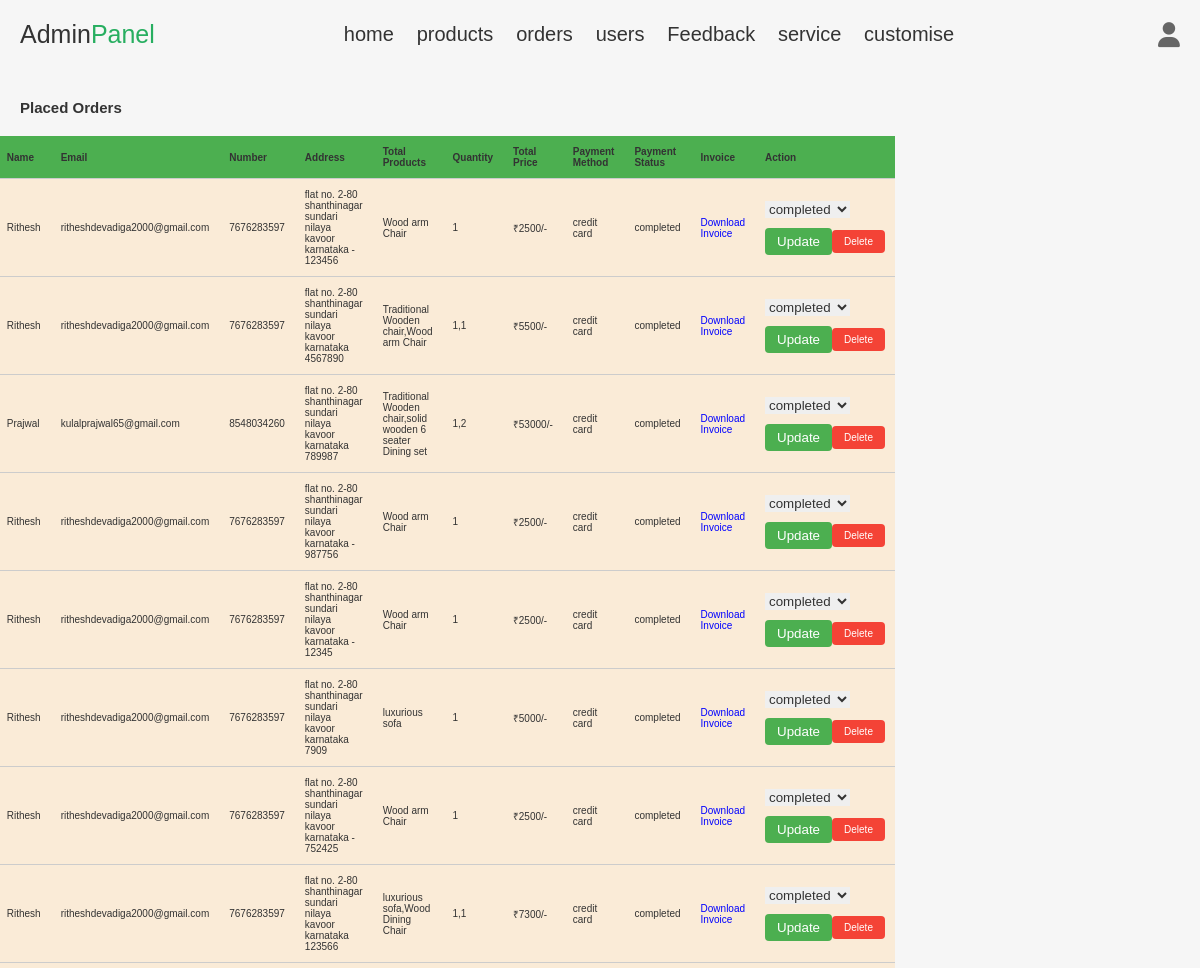
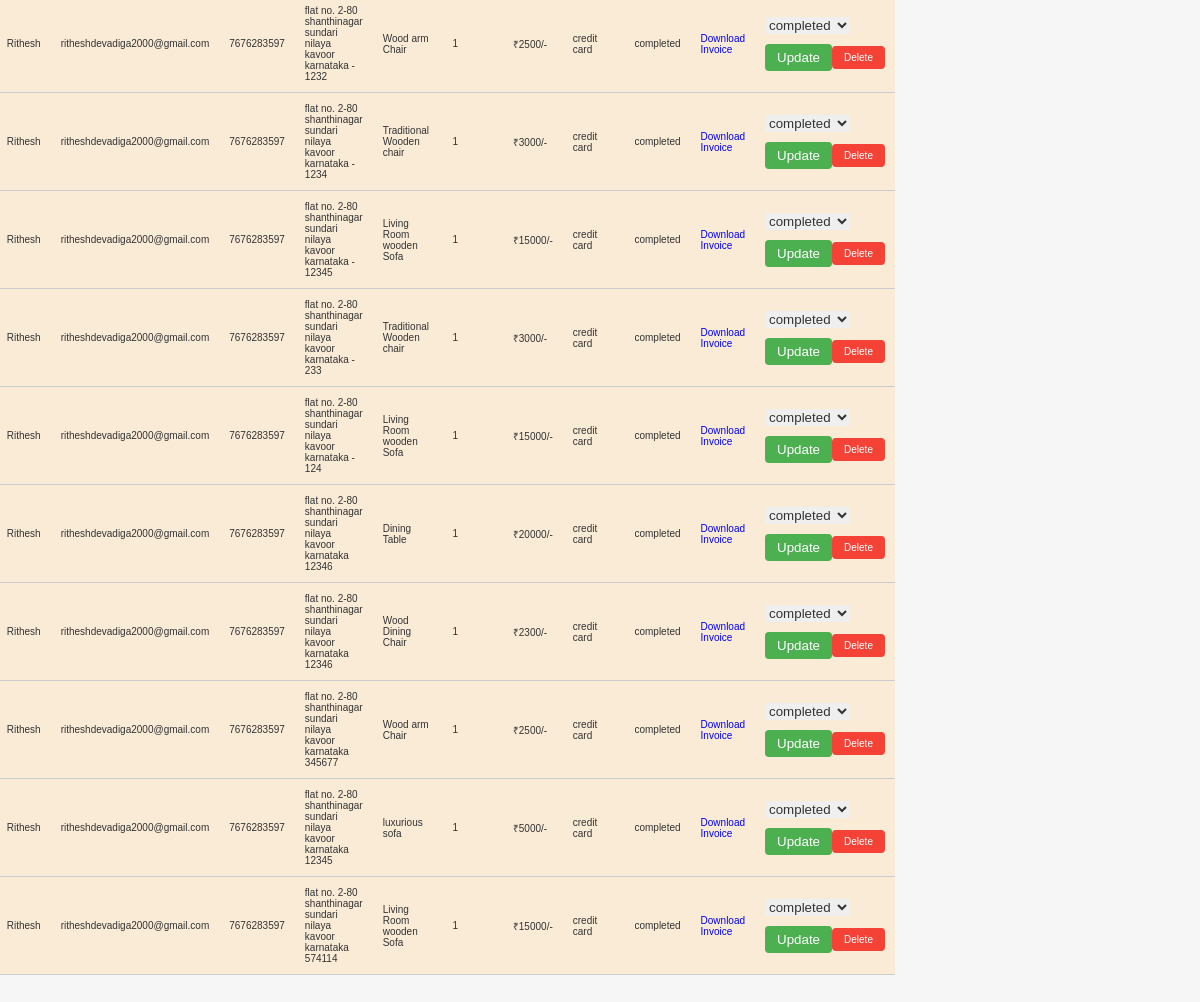
Page /admin_comple.php (signed in) on the committed database (2 pictures, top to bottom).
### tables this page shows
CREATE TABLE `orders` (
  `id` int(100) NOT NULL,
  `user_id` int(100) NOT NULL,
  `name` varchar(100) NOT NULL,
  `number` varchar(12) NOT NULL,
  `email` varchar(100) NOT NULL,
  `method` varchar(50) NOT NULL,
  `address` varchar(500) NOT NULL,
  `products_price` varchar(1000) NOT NULL,
  `quantity` varchar(1000) NOT NULL,
  `total_products` varchar(1000) NOT NULL,
  `total_price` int(100) NOT NULL,
  `placed_on` varchar(50) NOT NULL,
  `payment_status` varchar(20) NOT NULL DEFAULT 'pending',
  `status` varchar(50) NOT NULL DEFAULT 'notcancelled',
  `cname` varchar(200) NOT NULL,
  `cnumber` bigint(100) NOT NULL,
  `cmonth` varchar(100) NOT NULL,
  `cyear` varchar(200) NOT NULL,
  `cvv` int(3) NOT NULL
);

### admin_comple.php (the view, shortened to what this page needs)
<?php
@include 'config.php';
?>
<!DOCTYPE html>
<html lang="en">
<head>
   <link rel="stylesheet" href="https://cdnjs.cloudflare.com/ajax/libs/font-awesome/6.1.1/css/all.min.css">
   <link rel="stylesheet" href="css/admin_style.css">
</head>
<body>
   <?php include 'admin_header.php'; ?>
   <section class="placed-orders">
      <h1 class="title1">Placed Orders</h1>
      <div class="box-container1">
         <?php
            $select_orders = $conn->prepare("SELECT * FROM `orders` WHERE payment_status = 'completed'");
            $select_orders->execute();
            if ($select_orders->rowCount() > 0) {
         ?>
         <table>
            <thead>
               <tr>
                  <th>Name</th>
                  <th>Email</th>
                  <th>Number</th>
                  <th>Address</th>
                  <th>Total Products</th>
                  <th>Quantity</th>
                  <th>Total Price</th>
                  <th>Payment Method</th>
                  <th>Payment Status</th>
                  <th>Invoice</th>
                  <th>Action</th>
               </tr>
            </thead>
            <tbody>
               <?php
                  while ($fetch_orders = $select_orders->fetch(PDO::FETCH_ASSOC)) {
               ?>
               <tr>
                  <td><?= $fetch_orders['name']; ?></td>
                  <td><?= $fetch_orders['email']; ?></td>
                  <td><?= $fetch_orders['number']; ?></td>
                  <td><?= $fetch_orders['address']; ?></td>
                  <td><?= $fetch_orders['total_products']; ?></td>
                  <td><?= $fetch_orders['quantity']; ?></td>
                  <td>₹<?= $fetch_orders['total_price']; ?>/-</td>
                  <td><?= $fetch_orders['method']; ?></td>
                  <td><?= $fetch_orders['payment_status']; ?></td>
                  <td><a href="admininv.php?order_id=<?= $fetch_orders['id']; ?>" class="invoice-btn">Download Invoice</a></td>
                  <td>
                     <form action="" method="POST">
                        <select name="update_payment" class="drop-down">
                           <option value="" selected disabled><?= $fetch_orders['payment_status']; ?></option>
                        </select>
                        <div class="flex-btn1">
                           <input type="submit" name="update_order" class="option-btn1" value="Update">
                           <a href="admin_orders.php?delete=<?= $fetch_orders['id']; ?>" class="delete-btn1" onclick="return confirm('Delete this order?');">Delete</a>
                        </div>
                     </form>
                  </td>
               </tr>
               <?php
                  }
               ?>
            </tbody>
         </table>
         <?php
            } else {
               echo '<p class="empty">No completed orders yet!</p>';
            }
         ?>
      </div>
   </section>
</body>
</html>

### admin_header.php (shortened to what this page needs)
<header class="header">
   <div class="flex">
      <a href="admin_page.php" class="logo">Admin<span>Panel</span></a>
      <nav class="navbar">
         <a href="admin_page.php">home</a>
         <a href="admin_products.php">products</a>
         <a href="admin_orders.php">orders</a>
         <a href="admin_users.php">users</a>
         <a href="admin_contacts.php">Feedback</a>
         <a href="admin_service.php">service</a>
         <a href="infor/display.php">customise</a>
      </nav>
      <div class="icons">
         <div id="user-btn" class="fas fa-user"></div>
      </div>
   </div>
</header>

### css/admin_style.css (style rules this page uses)
.placed-orders .box-container1 { width:0vw; display: grid; grid-template-columns: repeat(auto-fit, 33rem); gap:1.5rem; align-items: flex-start; justify-content:center; }

### css/components.css (style rules this page uses)
:root { --green:#27ae60; --orange:#f39c12; --red:#e74c3c; --black:#333; --light-color:#666; --white:#fff; --light-bg:#f6f6f6; --border:.2rem solid var(--black); --box-shadow:0 .5rem 1rem rgba(0,0,0,.1); }
* { font-family: 'Rubik', sans-serif; margin:0; padding:0; box-sizing: border-box; outline: none; border:none; text-decoration: none; color:var(--black); }
body { background-color: var(--light-bg); }
html { font-size: 62.5%; overflow-x: hidden; scroll-behavior: smooth; scroll-padding-top: 6.5rem; }
section { padding:3rem 2rem; max-width: 1200px; margin:0 auto; }
.header { background-color: #f6f6f6; position: sticky; top:0; left:0; right:0; z-index: 1000; box-shadow:white; }
.header .flex { display: flex; align-items: center; justify-content: space-between; padding:2rem; margin: 0 auto; max-width: 1200px; position: relative; }
.header .flex .logo { font-size: 2.5rem; color:var(--black); }
.header .flex .logo span { color:var(--green); }
.header .flex .navbar a { margin:0 1rem; font-size: 2rem; }
.header .flex .icons > * { font-size: 2.5rem; color:var(--light-color); cursor: pointer; margin-left: 1.5rem; }

### admin_comple.php (style rules this page uses)
table { width: 100vw; border-collapse: collapse; margin-top: 20px; width: 100%; max-width: 1200px; }
table th, table td { padding: 10px; text-align: left; border-bottom: 1px solid #ccc; background-color: antiquewhite; }
table th { background-color: #4caf50; font-weight: bold; }
.flex-btn1 { display: flex; justify-content: space-between; align-items: center; margin-top: 10px; }
.option-btn1, .delete-btn1 { padding: 6px 12px; border-radius: 4px; cursor: pointer; }
.option-btn1 { background-color: #4caf50; color: #fff; border: none; }
.delete-btn1 { background-color: #f44336; color: #fff; border: none; }
.invoice-btn { color: blue; }

### rows in the picture
orders: name "Rithesh", email "ritheshdevadiga2000@gmail.com", number "7676283597", address "flat no. 2-80 shanthinagar sundari nilaya kavoor karnataka - 123456", total_products "Wood arm Chair", quantity "1", total_price "2500", method "credit card", payment_status "completed", update_payment "completed"
orders: name "Rithesh", email "ritheshdevadiga2000@gmail.com", number "7676283597", address "flat no. 2-80 shanthinagar sundari nilaya kavoor karnataka 4567890", total_products "Traditional Wooden chair,Wood arm Chair", quantity "1,1", total_price "5500", method "credit card", payment_status "completed", update_payment "completed"
orders: name "Prajwal", email "kulalprajwal65@gmail.com", number "8548034260", address "flat no. 2-80 shanthinagar sundari nilaya kavoor karnataka 789987", total_products "Traditional Wooden chair,solid wooden 6 seater Dining set", quantity "1,2", total_price "53000", method "credit card", payment_status "completed", update_payment "completed"
orders: name "Rithesh", email "ritheshdevadiga2000@gmail.com", number "7676283597", address "flat no. 2-80 shanthinagar sundari nilaya kavoor karnataka - 987756", total_products "Wood arm Chair", quantity "1", total_price "2500", method "credit card", payment_status "completed", update_payment "completed"
orders: name "Rithesh", email "ritheshdevadiga2000@gmail.com", number "7676283597", address "flat no. 2-80 shanthinagar sundari nilaya kavoor karnataka - 12345", total_products "Wood arm Chair", quantity "1", total_price "2500", method "credit card", payment_status "completed", update_payment "completed"
orders: name "Rithesh", email "ritheshdevadiga2000@gmail.com", number "7676283597", address "flat no. 2-80 shanthinagar sundari nilaya kavoor karnataka 7909", total_products "luxurious sofa", quantity "1", total_price "5000", method "credit card", payment_status "completed", update_payment "completed"
orders: name "Rithesh", email "ritheshdevadiga2000@gmail.com", number "7676283597", address "flat no. 2-80 shanthinagar sundari nilaya kavoor karnataka - 752425", total_products "Wood arm Chair", quantity "1", total_price "2500", method "credit card", payment_status "completed", update_payment "completed"
orders: name "Rithesh", email "ritheshdevadiga2000@gmail.com", number "7676283597", address "flat no. 2-80 shanthinagar sundari nilaya kavoor karnataka 123566", total_products "luxurious sofa,Wood Dining Chair", quantity "1,1", total_price "7300", method "credit card", payment_status "completed", update_payment "completed"
orders: name "Rithesh", email "ritheshdevadiga2000@gmail.com", number "7676283597", address "flat no. 2-80 shanthinagar sundari nilaya kavoor karnataka - 1232", total_products "Wood arm Chair", quantity "1", total_price "2500", method "credit card", payment_status "completed", update_payment "completed"
orders: name "Rithesh", email "ritheshdevadiga2000@gmail.com", number "7676283597", address "flat no. 2-80 shanthinagar sundari nilaya kavoor karnataka - 1234", total_products "Traditional Wooden chair", quantity "1", total_price "3000", method "credit card", payment_status "completed", update_payment "completed"
orders: name "Rithesh", email "ritheshdevadiga2000@gmail.com", number "7676283597", address "flat no. 2-80 shanthinagar sundari nilaya kavoor karnataka - 12345", total_products "Living Room wooden Sofa", quantity "1", total_price "15000", method "credit card", payment_status "completed", update_payment "completed"
orders: name "Rithesh", email "ritheshdevadiga2000@gmail.com", number "7676283597", address "flat no. 2-80 shanthinagar sundari nilaya kavoor karnataka - 233", total_products "Traditional Wooden chair", quantity "1", total_price "3000", method "credit card", payment_status "completed", update_payment "completed"
orders: name "Rithesh", email "ritheshdevadiga2000@gmail.com", number "7676283597", address "flat no. 2-80 shanthinagar sundari nilaya kavoor karnataka - 124", total_products "Living Room wooden Sofa", quantity "1", total_price "15000", method "credit card", payment_status "completed", update_payment "completed"
orders: name "Rithesh", email "ritheshdevadiga2000@gmail.com", number "7676283597", address "flat no. 2-80 shanthinagar sundari nilaya kavoor karnataka 12346", total_products "Dining Table", quantity "1", total_price "20000", method "credit card", payment_status "completed", update_payment "completed"
orders: name "Rithesh", email "ritheshdevadiga2000@gmail.com", number "7676283597", address "flat no. 2-80 shanthinagar sundari nilaya kavoor karnataka 12346", total_products "Wood Dining Chair", quantity "1", total_price "2300", method "credit card", payment_status "completed", update_payment "completed"
orders: name "Rithesh", email "ritheshdevadiga2000@gmail.com", number "7676283597", address "flat no. 2-80 shanthinagar sundari nilaya kavoor karnataka 345677", total_products "Wood arm Chair", quantity "1", total_price "2500", method "credit card", payment_status "completed", update_payment "completed"
orders: name "Rithesh", email "ritheshdevadiga2000@gmail.com", number "7676283597", address "flat no. 2-80 shanthinagar sundari nilaya kavoor karnataka 12345", total_products "luxurious sofa", quantity "1", total_price "5000", method "credit card", payment_status "completed", update_payment "completed"
orders: name "Rithesh", email "ritheshdevadiga2000@gmail.com", number "7676283597", address "flat no. 2-80 shanthinagar sundari nilaya kavoor karnataka 574114", total_products "Living Room wooden Sofa", quantity "1", total_price "15000", method "credit card", payment_status "completed", update_payment "completed"
